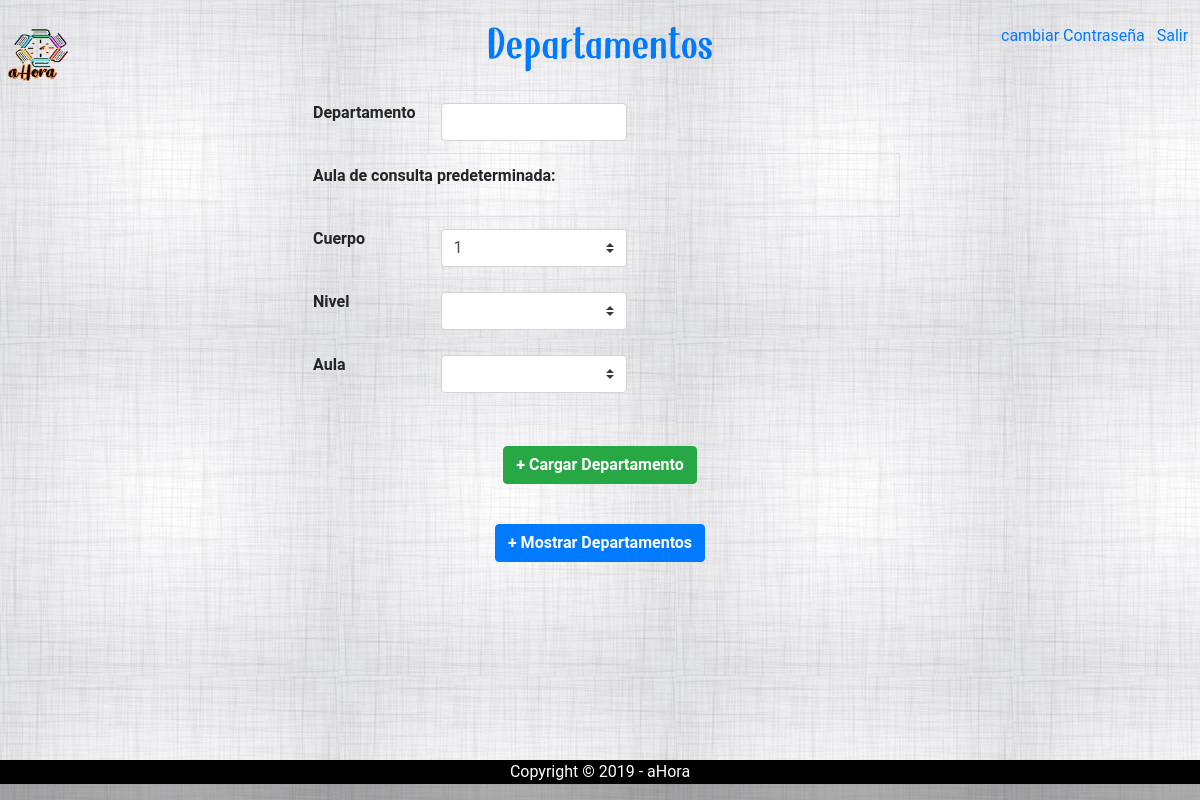
Page /vista/administrador/ambDepartamento.php (signed in) on the earlier database version.
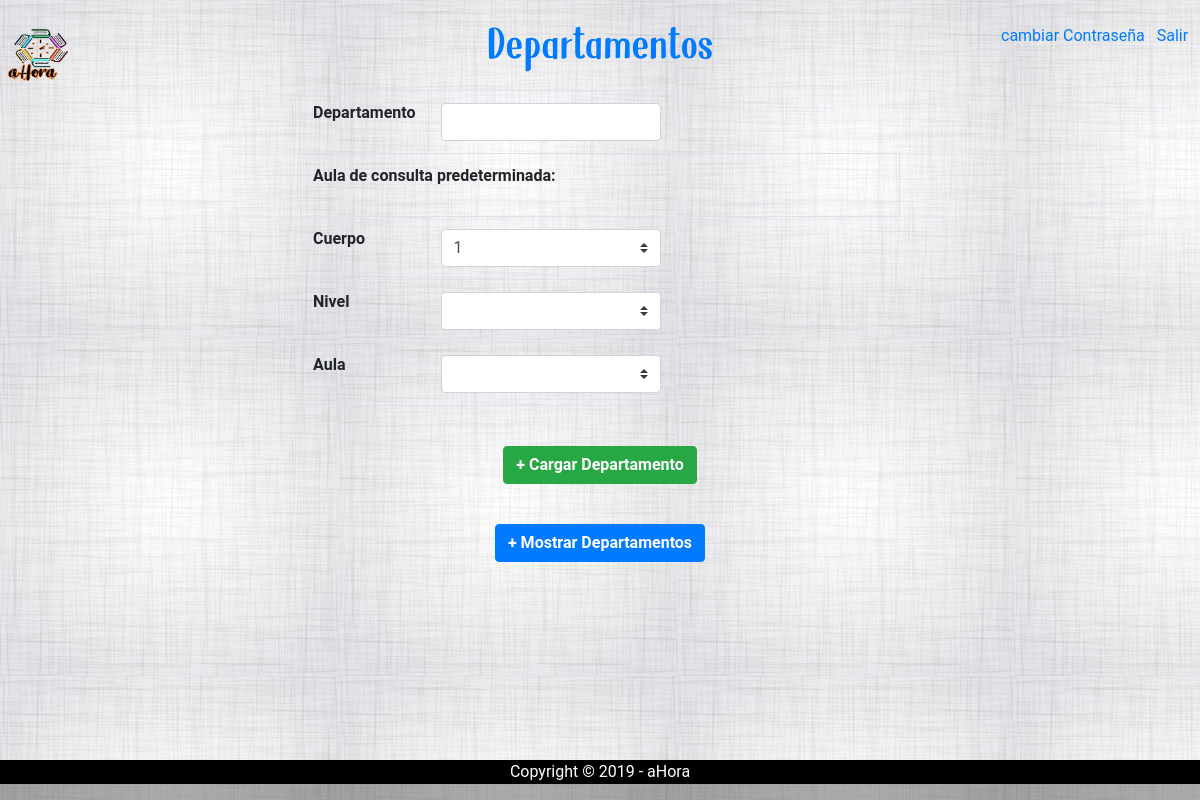
Same page on the later database version.
### tables this page shows
CREATE TABLE `aula` (
  `cuerpoAula` varchar(20) NOT NULL,
  `nivelAula` int(11) NOT NULL,
  `numeroAula` varchar(20) NOT NULL,
  `id_aula` int(20) NOT NULL,
  `eliminado` tinyint(1) DEFAULT NULL
);

### vista/rutas.php (called while the page is built, shortened)
<?php
$URL='http://localhost/ProyectoFinalUTN';
$fondo="/vista/fondoCuerpo.jpg";
$style="/vista/assert/css/style.css";
$abmDepartamento='/vista/administrador/ambDepartamento.php';
$crearDepartamento='/controlador/administrador/abmDepartamento/crearDepartamento.php';

### controlador/administrador/controladorAdministrador.php (called while the page is built, shortened)
<?php
require 'C:/xampp/htdocs/ProyectoFinalUTN/vista/rutas.php';
class controladorAdministrador extends conexion
{
    function BuscarCuerpoAulas(){
        $con= new conexion();
        $conn=$con->getconexion();
            $listaAula=array();
            $stmt = $conn->prepare("SELECT DISTINCT cuerpoAula FROM aula ORDER BY cuerpoAula");
            $stmt->execute();
            while($row = $stmt->fetch()) {
                $aula=$row['cuerpoAula'];
                array_push($listaAula,$aula);
            }
            return $listaAula;
    }
}
?>

### vista/administrador/ambDepartamento.php (the view, shortened to what this page needs)
<?php
require 'C:/xampp/htdocs/ProyectoFinalUTN/vista/rutas.php';
$abmDepartamento=$URL.$abmDepartamento;
$crearDepartamento=$URL.$crearDepartamento;
$a=new controladorAdministrador();
?>
<html>
    <head>
        <link rel="stylesheet" href="https://stackpath.bootstrapcdn.com/bootstrap/4.3.1/css/bootstrap.min.css">
        <link href=<?php echo $URL.$style?> rel="stylesheet" type="text/css"/>
    </head>
    <body background = <?php echo $URL.$fondo?> onload="a();PopUp()">
        <div class="container" align="center">
        <br>
            <form action=<?php echo $crearDepartamento ?> method="POST">
                <div class="form-group" align="center">
                    <h2 for="abmdepartamento" class="text-primary" style="font-family:myFirstFont,garamond,serif;font-size:42px;"> Departamentos </h2>
                </div>
                <div class="container" align="center">
                    <div class="table-responsive col-md-7 col-md-offset-1">
                        <table class="table table-bordered table-hover" id="tablaBuscar" align="center">
                            <tr class="info">
                                <th>Departamento</th>
                                <td>
                                    <input class="form-control" type="text1" name="departamento" required>
                                </td>
                            </tr>
                            <tr>
                                <th colspan="2">Aula de consulta predeterminada:</th>
                            </tr>
                            <tr>
                                <th>Cuerpo</th>
                                <td>
                                    <select class="browser-default custom-select"  data-style="btn-primary" data-widthen="auto" name="cuerpo"  id="first-choice">
                                        <?php
                                            $listacuerpoAula = $a->BuscarCuerpoAulas();
                                            foreach ($listacuerpoAula as $cuerpoAula): ?>
                                            <option value=<?php echo $cuerpoAula ?>> <?php echo $cuerpoAula  ?></option>
                                            <?php endforeach;
                                            ?>
                                        </select>
                                </td>
                            </tr>
                            <tr>
                                <th>Nivel</th>
                                <td>
                                    <select class="browser-default custom-select"  data-style="btn-primary" data-widthen="auto" name="nivel" id="second-choice">
                                    </select>
                                </td>
                            </tr>
                            <tr>
                                <th>Aula</th>
                                <td>
                                    <select class="browser-default custom-select"  data-style="btn-primary" data-widthen="auto" name="numeroaula" id="profesor-choice" oninvalid="this.setCustomValidity('Ingrese Aula y previamente Nivel')" onchange="this.setCustomValidity('')" required>
                                    </select>
                                </td>
                            </tr>
                        </table>
                    </div>
                </div>
                <br>
                <div class="form-group" align="center">
                    <button class="btn btn-success" id="CargarDepartamento" name="textoConfirmar" type="submit" formaction=<?php echo $crearDepartamento ?>> <b>  +  Cargar Departamento </b>
                    </button>
                </div>
            </form>
            <br>
            <div class="form-group" align="center">
                <button class="btn btn-primary" id="MostrarDepartamentos" name="textoConfirmar" type="submit" formaction=<?php echo $abmDepartamento ?> onClick="myFunction();a()"> <b>  +  Mostrar Departamentos </b>
                </button>
            </div>
</div>
</body>
    <footer>
    </footer>
</html>

Differences in the rows shown:
removed aula: cuerpo "1"
Other differences:
form field cuerpo: (not shown) → "1"
